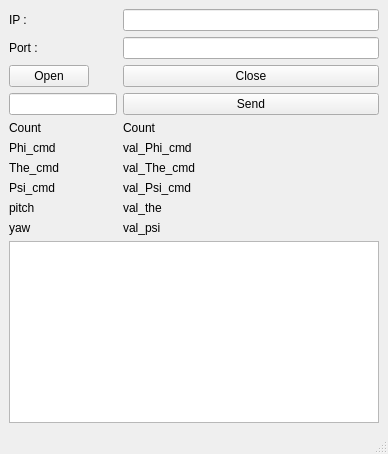
<?xml version="1.0" encoding="UTF-8"?>
<ui version="4.0">
 <class>MainWindow</class>
 <widget class="QMainWindow" name="MainWindow">
  <property name="geometry">
   <rect>
    <x>0</x>
    <y>0</y>
    <width>388</width>
    <height>454</height>
   </rect>
  </property>
  <property name="windowTitle">
   <string>MainWindow</string>
  </property>
  <widget class="QWidget" name="centralwidget">
   <layout class="QFormLayout" name="formLayout">
    <item row="0" column="0">
     <widget class="QLabel" name="label">
      <property name="text">
       <string>IP :</string>
      </property>
     </widget>
    </item>
    <item row="1" column="0">
     <widget class="QLabel" name="label_2">
      <property name="text">
       <string>Port :</string>
      </property>
     </widget>
    </item>
    <item row="2" column="0">
     <widget class="QPushButton" name="pushButton">
      <property name="text">
       <string>Open</string>
      </property>
     </widget>
    </item>
    <item row="2" column="1">
     <widget class="QPushButton" name="pushButton_2">
      <property name="text">
       <string>Close</string>
      </property>
     </widget>
    </item>
    <item row="3" column="0">
     <widget class="QLineEdit" name="lineEdit"/>
    </item>
    <item row="3" column="1">
     <widget class="QPushButton" name="pushButton_3">
      <property name="text">
       <string>Send</string>
      </property>
     </widget>
    </item>
    <item row="11" column="0" colspan="2">
     <widget class="QTextEdit" name="textEdit"/>
    </item>
    <item row="0" column="1">
     <widget class="QLineEdit" name="lineEdit_2"/>
    </item>
    <item row="1" column="1">
     <widget class="QLineEdit" name="lineEdit_3"/>
    </item>
    <item row="9" column="0">
     <widget class="QLabel" name="label_3">
      <property name="text">
       <string>pitch</string>
      </property>
     </widget>
    </item>
    <item row="9" column="1">
     <widget class="QLabel" name="val_the">
      <property name="text">
       <string>val_the</string>
      </property>
     </widget>
    </item>
    <item row="5" column="0">
     <widget class="QLabel" name="label_5">
      <property name="text">
       <string>Phi_cmd</string>
      </property>
     </widget>
    </item>
    <item row="4" column="0">
     <widget class="QLabel" name="label_6">
      <property name="text">
       <string>Count</string>
      </property>
     </widget>
    </item>
    <item row="8" column="0">
     <widget class="QLabel" name="label_8">
      <property name="text">
       <string>Psi_cmd</string>
      </property>
     </widget>
    </item>
    <item row="7" column="0">
     <widget class="QLabel" name="label_9">
      <property name="text">
       <string>The_cmd</string>
      </property>
     </widget>
    </item>
    <item row="8" column="1">
     <widget class="QLabel" name="val_Psi_cmd">
      <property name="text">
       <string>val_Psi_cmd</string>
      </property>
     </widget>
    </item>
    <item row="10" column="0">
     <widget class="QLabel" name="label_10">
      <property name="text">
       <string>yaw</string>
      </property>
     </widget>
    </item>
    <item row="10" column="1">
     <widget class="QLabel" name="val_psi">
      <property name="text">
       <string>val_psi</string>
      </property>
     </widget>
    </item>
    <item row="7" column="1">
     <widget class="QLabel" name="val_The_cmd">
      <property name="text">
       <string>val_The_cmd</string>
      </property>
     </widget>
    </item>
    <item row="5" column="1">
     <widget class="QLabel" name="val_Phi_cmd">
      <property name="text">
       <string>val_Phi_cmd</string>
      </property>
     </widget>
    </item>
    <item row="4" column="1">
     <widget class="QLabel" name="val_cnt">
      <property name="text">
       <string>Count</string>
      </property>
     </widget>
    </item>
   </layout>
  </widget>
  <widget class="QMenuBar" name="menubar">
   <property name="geometry">
    <rect>
     <x>0</x>
     <y>0</y>
     <width>388</width>
     <height>22</height>
    </rect>
   </property>
  </widget>
  <widget class="QStatusBar" name="statusbar"/>
 </widget>
 <resources/>
 <connections>
  <connection>
   <sender>pushButton</sender>
   <signal>clicked()</signal>
   <receiver>MainWindow</receiver>
   <slot>port_open()</slot>
   <hints>
    <hint type="sourcelabel">
     <x>57</x>
     <y>91</y>
    </hint>
    <hint type="destinationlabel">
     <x>106</x>
     <y>92</y>
    </hint>
   </hints>
  </connection>
  <connection>
   <sender>pushButton_2</sender>
   <signal>clicked()</signal>
   <receiver>MainWindow</receiver>
   <slot>port_close()</slot>
   <hints>
    <hint type="sourcelabel">
     <x>278</x>
     <y>103</y>
    </hint>
    <hint type="destinationlabel">
     <x>384</x>
     <y>81</y>
    </hint>
   </hints>
  </connection>
  <connection>
   <sender>pushButton_3</sender>
   <signal>clicked()</signal>
   <receiver>MainWindow</receiver>
   <slot>serial_send()</slot>
   <hints>
    <hint type="sourcelabel">
     <x>316</x>
     <y>129</y>
    </hint>
    <hint type="destinationlabel">
     <x>385</x>
     <y>129</y>
    </hint>
   </hints>
  </connection>
 </connections>
 <slots>
  <slot>port_open()</slot>
  <slot>port_close()</slot>
  <slot>serial_send()</slot>
 </slots>
</ui>
